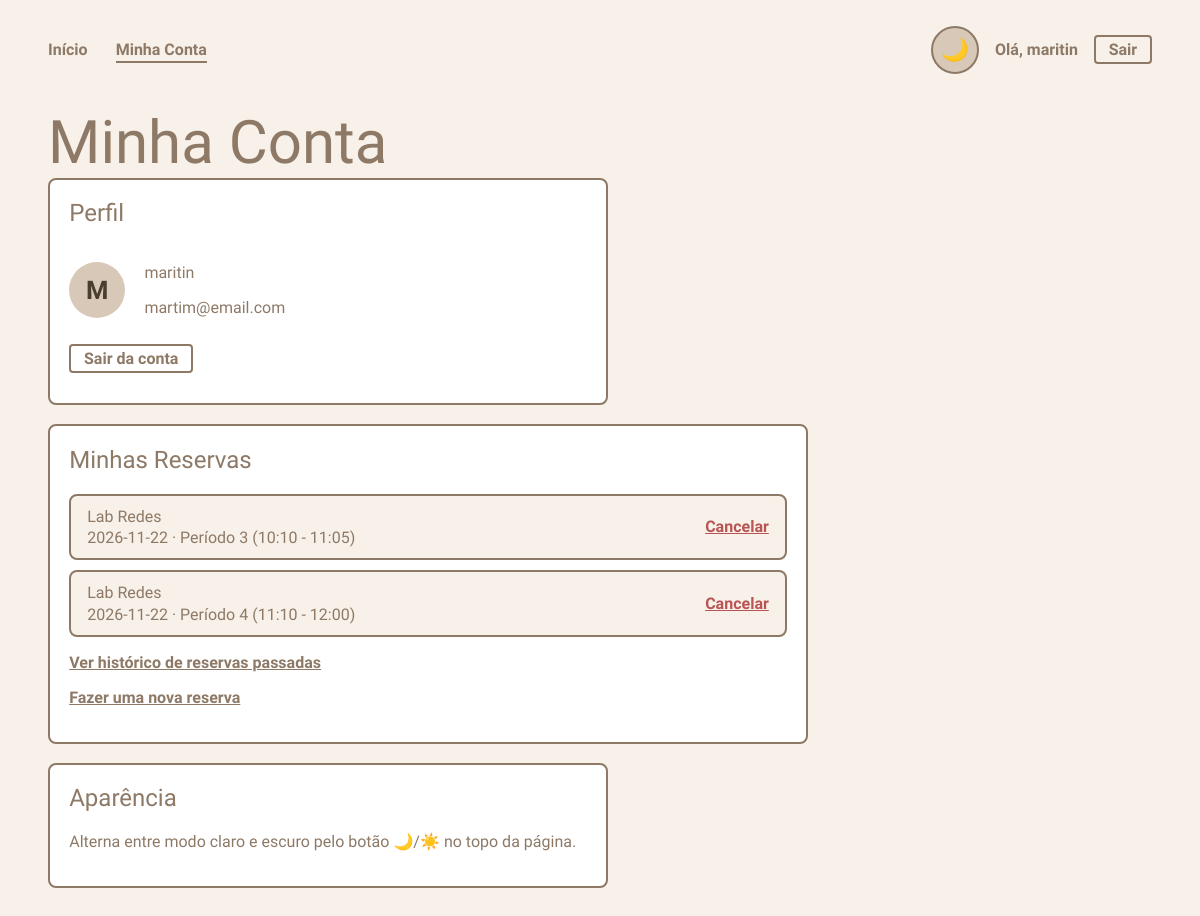
Page /config (signed in) on the committed database.
### tables this page shows
CREATE TABLE SistemaUsuario (
        id INTEGER NOT NULL PRIMARY KEY AUTOINCREMENT,
        nome VARCHAR(100) NOT NULL,
        email VARCHAR(100) NOT NULL UNIQUE,
        senha_hash VARCHAR(200) NOT NULL,
        is_admin BOOLEAN NOT NULL DEFAULT 0,
        criado_em TIMESTAMP DEFAULT CURRENT_TIMESTAMP
    , codigo_barras VARCHAR(50));

CREATE TABLE Reserva (
        id INTEGER NOT NULL PRIMARY KEY AUTOINCREMENT,
        id_usuario INTEGER NOT NULL,
        id_laboratorio INTEGER NOT NULL,
        data_reserva DATE NOT NULL,
        periodo INTEGER NOT NULL,
        descricao VARCHAR(200),
        criado_em TIMESTAMP DEFAULT CURRENT_TIMESTAMP,
        FOREIGN KEY (id_usuario) REFERENCES SistemaUsuario(id),
        FOREIGN KEY (id_laboratorio) REFERENCES Laboratorio(id),
        UNIQUE(id_laboratorio, data_reserva, periodo)
    );

CREATE TABLE Laboratorio (
        id INTEGER NOT NULL PRIMARY KEY AUTOINCREMENT,
        nome VARCHAR(50) NOT NULL,
        descricao VARCHAR(200),
        capacidade INTEGER NOT NULL DEFAULT 30
    );

### routes.py (the view)
@app.route("/config")
@login_usuario_required
def config():
    reservas = ListarReservasFuturasDoUsuario(session["usuario_id"])
    usuario = BuscarUsuarioSistema(session["usuario_id"])
    return render_template("config.html", reservas=reservas, usuario=usuario)

### agenda.py (called while the page is built)
def ListarReservasFuturasDoUsuario(id_usuario):
    hoje = date.today().isoformat()
    cursor.execute("""
        SELECT Reserva.id, Reserva.data_reserva, Reserva.periodo, Reserva.descricao,
               Laboratorio.nome
        FROM Reserva
        JOIN Laboratorio ON Laboratorio.id = Reserva.id_laboratorio
        WHERE Reserva.id_usuario = ? AND Reserva.data_reserva >= ?
        ORDER BY Reserva.data_reserva ASC, Reserva.periodo ASC
    """, (id_usuario, hoje))
    return cursor.fetchall()

def Periodos():
    return PERIODOS

### autenticacao.py (called while the page is built)
def login_usuario_required(funcao):
    @wraps(funcao)
    def decorada(*args, **kwargs):
        if not session.get("usuario_id"):
            return redirect(url_for("login"))
        return funcao(*args, **kwargs)
    return decorada

### routes.py (called while the page is built)
@app.context_processor
def contexto_global():
    return {
        "periodos": Periodos(),
        "hoje": date.today().isoformat(),
        "usuario_sessao": session.get("usuario_nome"),
        "usuario_eh_admin": session.get("usuario_admin", False),
    }

### usuarios.py (called while the page is built)
def BuscarUsuarioSistema(id_usuario):
    cursor.execute(
        "SELECT id, nome, email, is_admin, codigo_barras FROM SistemaUsuario WHERE id = ?",
        (id_usuario,),
    )
    return cursor.fetchone()

### templates/config.html (shortened to what this page needs)
{% extends "base.html" %}
{% block conteudo %}
    <h1>Minha Conta</h1>
    <section class="bloco-config">
        <h2>Perfil</h2>
        <div class="perfil">
            <div class="perfil-avatar">{{ usuario[1][0] | upper }}</div>
            <div class="perfil-info">
                <p><strong>{{ usuario[1] }}</strong>{% if usuario[3] %} <span class="badge badge-admin">ADM</span>{% endif %}</p>
                <p>{{ usuario[2] }}</p>
            </div>
        </div>
        <p><a href="{{ url_for('logout') }}" class="botao-sair">Sair da conta</a></p>
    </section>
    <section class="bloco-config largo">
        <h2>Minhas Reservas</h2>
        {% if reservas %}
            <div class="lista-reservas">
                {% for reserva in reservas %}
                    <div class="reserva-item">
                        <div class="reserva-info">
                            <strong>{{ reserva[4] }}</strong>
                            <span>{{ reserva[1] }} · Período {{ reserva[2] }} ({{ periodos.get(reserva[2], '') }})</span>
                        </div>
                        <a class="botao-cancelar"
                           href="{{ url_for('cancelar_reserva', id_reserva=reserva[0]) }}"
                           onclick="return confirm('Cancelar esta reserva?')">Cancelar</a>
                    </div>
                {% endfor %}
            </div>
        {% else %}
            <p class="link-extra">Você ainda não tem reservas futuras.</p>
        {% endif %}
        <p class="link-extra"><a href="{{ url_for('historico') }}">Ver histórico de reservas passadas</a></p>
        <p class="link-extra"><a href="{{ url_for('home') }}">Fazer uma nova reserva</a></p>
    </section>
    <section class="bloco-config">
        <h2>Aparência</h2>
        <p>Alterna entre modo claro e escuro pelo botão <strong>🌙/☀️</strong> no topo da página.</p>
    </section>
{% endblock %}

### templates/base.html (shortened to what this page needs)
<!DOCTYPE html>
<html lang="pt-br">
<head>
    <link rel="stylesheet" href="{{ url_for('static', filename='style.css') }}">
</head>
<body>
    <header class="topo">
        <nav class="nav-principal">
            <a href="{{ url_for('home') }}" {% if request.endpoint == 'home' %}class="ativo"{% endif %}>Início</a>
            {% if usuario_sessao %}
                <a href="{{ url_for('config') }}" {% if request.endpoint in ['config', 'minhas_reservas', 'historico'] %}class="ativo"{% endif %}>Minha Conta</a>
            {% else %}
                <a href="{{ url_for('login') }}" {% if request.endpoint == 'login' %}class="ativo"{% endif %}>Entrar</a>
            {% endif %}
        </nav>
        <div class="topo-direita">
            <button id="botao-tema" class="botao-tema" title="Alternar tema">🌙</button>
            {% if usuario_sessao %}
                <span class="boas-vindas">Olá, {{ usuario_sessao }}{% if usuario_eh_admin %} (ADM){% endif %}</span>
                <a class="botao-sair" href="{{ url_for('logout') }}">Sair</a>
            {% endif %}
        </div>
    </header>
    <main>
        {% block conteudo %}{% endblock %}
    </main>
</body>
</html>

### static/style.css (style rules this page uses)
:root { --bg: #f8f1e9; --bg-2: #ffffff; --texto: #8d7966; --texto-forte: #4a3f2f; --accent: #d8c8b8; --input-bg: #a8a39d; --input-texto: #f8f1e9; --borda: #8d7966; }
* { font-family: "Stack Sans Headline", sans-serif; font-optical-sizing: auto; font-weight: 400; font-style: normal; box-sizing: border-box; }
body { background-color: var(--bg); margin: 0; padding: 2vw 4vw; transition: background-color 0.3s ease, color 0.3s ease; color: var(--texto); }
h1 { font-size: 5vw; margin: 0; color: var(--texto); }
h2 { margin-top: 0; color: var(--texto); }
a { color: var(--texto); }
header.topo { display: flex; justify-content: space-between; align-items: center; flex-wrap: wrap; margin-bottom: 2rem; }
nav { margin: 1rem 0; }
nav a { color: var(--texto); text-decoration: none; font-weight: bold; margin-right: 1.5rem; border-bottom: 2px solid transparent; padding-bottom: 2px; }
nav a:hover, nav a.ativo { border-bottom: 2px solid var(--texto); }
.topo-direita { display: flex; align-items: center; gap: 1rem; }
.boas-vindas { font-weight: bold; }
.botao-tema { font-size: 1.4rem; width: 3rem; height: 3rem; border-radius: 50%; display: flex; align-items: center; justify-content: center; cursor: pointer; border: 2px solid var(--borda); background-color: var(--accent); }
.link-extra a { font-weight: bold; }
button { color: var(--texto); background-color: var(--accent); border: none; padding: 0.5rem 1rem; border-radius: 4px; cursor: pointer; font-weight: bold; }
.botao-sair { font-weight: bold; color: var(--texto); border: 2px solid var(--borda); border-radius: 4px; padding: 0.2rem 0.8rem; text-decoration: none; }
.bloco-config { background-color: var(--bg-2); border: 2px solid var(--borda); border-radius: 8px; padding: 1.2rem; margin-bottom: 1.2rem; max-width: 560px; }
.bloco-config.largo { max-width: 760px; }
.perfil { display: flex; gap: 1.2rem; align-items: center; }
.perfil-avatar { width: 3.5rem; height: 3.5rem; border-radius: 50%; background-color: var(--accent); color: var(--texto-forte); display: flex; align-items: center; justify-content: center; font-size: 1.6rem; font-weight: bold; }
.lista-reservas { display: flex; flex-direction: column; gap: 0.6rem; }
.reserva-item { display: flex; justify-content: space-between; align-items: center; gap: 1rem; padding: 0.7rem 1rem; background-color: var(--bg); border: 2px solid var(--borda); border-radius: 8px; }
.reserva-info { display: flex; flex-direction: column; gap: 0.15rem; }
.botao-cancelar { color: #b95454; font-weight: bold; white-space: nowrap; }

### rows in the picture
SistemaUsuario: nome "maritin", nome "M", email "martim@email.com"
Reserva: nome "Lab Redes", data_reserva "2026-11-22", periodo "3", get "10:10 - 11:05"
Reserva: nome "Lab Redes", data_reserva "2026-11-22", periodo "4", get "11:10 - 12:00"
